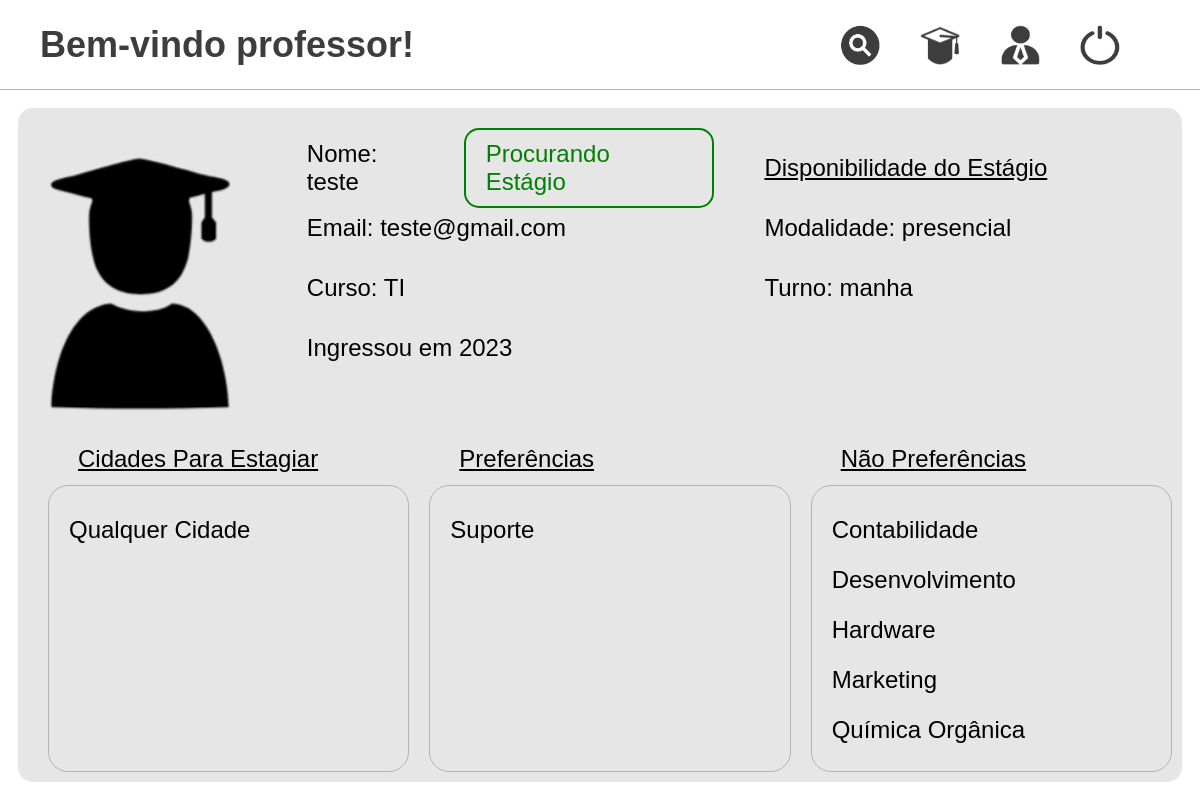
The page /pages/visualizar/visualizarAluno.php?id=22 (signed in) on the database its author committed.
### tables this page shows
CREATE TABLE `foto` (
  `ID_Foto` int(11) NOT NULL,
  `Link_Foto` varchar(255) DEFAULT NULL,
  `Nome_Foto` varchar(100) DEFAULT NULL
);

CREATE TABLE `usuario2` (
  `ID_Usuario` int(11) NOT NULL,
  `Nome` varchar(50) DEFAULT NULL,
  `Sobrenome` varchar(50) DEFAULT NULL,
  `Email` varchar(100) DEFAULT NULL,
  `Senha` varchar(255) DEFAULT NULL,
  `Tipo_Usuario` varchar(20) DEFAULT NULL,
  `Status_Cadastro` varchar(20) DEFAULT 'ativo',
  `ID_Foto` int(11) DEFAULT NULL
);

CREATE TABLE `aluno2` (
  `ID_Aluno` int(11) NOT NULL,
  `Cidade_Estagio` varchar(40) DEFAULT NULL,
  `Turno_Disponivel` varchar(15) DEFAULT NULL,
  `Status_Estagio` varchar(30) DEFAULT NULL,
  `ID_Curso` int(11) DEFAULT NULL,
  `Modalidade` varchar(15) DEFAULT NULL,
  `Ano_Ingresso` int(10) DEFAULT NULL
);

CREATE TABLE `curso` (
  `ID_Curso` int(11) NOT NULL,
  `Nome` varchar(50) DEFAULT NULL
);

CREATE TABLE `usuario_cidade` (
  `ID_Usuario` int(11) NOT NULL,
  `ID_Cidade` int(11) NOT NULL
);

### src/bd/MySQL.php (called while the page is built, shortened)
<?php
class MySQL {
	private $connection;
	public function __construct() {
		$this->connection = new \mysqli(HOST, USUARIO, SENHA, BANCO);
		$this->connection->set_charset("utf8");
	}
	public function search(string $sql, string $types, array $params) : array {
		$stmt = $this->connection->prepare($sql);
		if(!($types == "" || empty($params))) {
			$stmt->bind_param($types, ...$params);
		}
		$stmt->execute();
		$result = $stmt->get_result();
    	return $result ? $result->fetch_all(MYSQLI_ASSOC) : [];
	}
}
?>

### src/classes/Usuario.php (called while the page is built, shortened)
<?php
class Usuario {
    protected int $idUsuario;
    protected int $idFoto;
    protected string $nome;
    protected string $sobrenome;
    protected string $senha;
    protected string $email;
    protected string $tipoUsuario;
    protected string $statusCadastro = "Ativo";
    public function __construct(string $email, string $senha) {
        $this->email = $email;
        $this->senha = $senha;
    }
    public static function findUsuario(int $idUsuario) : Usuario {
        $conexao = new MySQL();
        $tipos = "i";
        $params = [$idUsuario];
        $sql = "SELECT * FROM usuario2 u
        WHERE u.ID_Usuario = ? AND u.Status_Cadastro = 'ativo'";
        $resultados = $conexao->search($sql, $tipos, $params);
        $resultado = $resultados[0];
        $usuario = new Usuario($resultado["Email"], $resultado["Senha"]);
        $usuario->setIdUsuario($resultado["ID_Usuario"]);
        $usuario->setIdFoto($resultado["ID_Foto"]);
        $usuario->setNome($resultado["Nome"]);
        $usuario->setSobrenome($resultado["Sobrenome"]);
        $usuario->setTipoUsuario($resultado["Tipo_Usuario"]);
        $usuario->setStatusCadastro($resultado["Status_Cadastro"]);
        $usuario->setPreferencias();
        return $usuario;
    }
    public function setPreferencias() : void {
        $conexao = new MySQL();
        $tipos = "i";
        $params = [$this->idUsuario];
        $sql = "SELECT * FROM preferencia p
        JOIN usuario_preferencia up ON up.ID_Preferencia = p.ID_Preferencia WHERE up.Prefere = 'sim' AND up.ID_Usuario = ? ORDER BY p.Descricao";
        $resultados = $conexao->search($sql, $tipos, $params);
        $sql = "SELECT * FROM preferencia p
        JOIN usuario_preferencia up ON up.ID_Preferencia = p.ID_Preferencia WHERE up.Prefere = 'nao' AND up.ID_Usuario = ? ORDER BY p.Descricao";
        $resultados = $conexao->search($sql, $tipos, $params);
    }
    public function getIdUsuario() : int {
        return $this->idUsuario;
    }
    public function setIdUsuario(int $idUsuario) : void {
        $this->idUsuario = $idUsuario;
    }
    public function getIdFoto() : int {
        return $this->idFoto;
    }
    public function setIdFoto(int $idFoto) : void {
        $this->idFoto = $idFoto;
    }
    public function getEmail() : string {
        return $this->email;
    }
    public function getNome() : string {
        return $this->nome;
    }
    public function setNome(string $nome) : void {
        $this->nome = $nome;
    }
    public function getSobrenome() : string {
        return $this->sobrenome;
    }
    public function setSobrenome(string $sobrenome) : void {
        $this->sobrenome = $sobrenome;
    }
    public function getSenha() : string {
        return $this->senha;
    }
    public function getTipoUsuario() : string {
        return $this->tipoUsuario;
    }
    public function setTipoUsuario(string $tipoUsuario) : void {
        $this->tipoUsuario = $tipoUsuario;
    }
    public function getStatusCadastro() : string {
        return $this->statusCadastro;
    }
    public function setStatusCadastro(string $statusCadastro) : void {
        $this->statusCadastro = $statusCadastro;
    }
}
?>

### src/classes/Aluno.php (called while the page is built, shortened)
<?php
class Aluno extends Usuario {
    public static function findAluno($idAluno) : Aluno {
        $usuario = parent::findUsuario($idAluno);
        $connection = new MySQL();
        $tipos = "i";
        $params = [$idAluno];
        $sql = "SELECT *, c.Nome AS Nome_Turma FROM aluno2 a JOIN curso c ON c.ID_Curso = a.ID_Curso WHERE a.ID_Aluno = ?";
        $resultados = $connection->search($sql, $tipos, $params);
        $resultado = $resultados[0];
        $aluno = new Aluno($usuario->getEmail(), $usuario->getSenha());
        $aluno->setIdUsuario( $usuario->getIdUsuario() );
        $aluno->setNome( $usuario->getNome() );
        $aluno->setSobrenome( $usuario->getSobrenome() );
        $aluno->setTipoUsuario( $usuario->getTipoUsuario() );
        $aluno->setIdFoto( $usuario->getIdFoto() );
        $aluno->setStatusCadastro( $usuario->getStatusCadastro() );
        $aluno->setPreferencias();
        $aluno->setTurnoDisponivel($resultado["Turno_Disponivel"]);
        $aluno->setStatusEstagio($resultado["Status_Estagio"]);
        $aluno->setModalidade($resultado["Modalidade"]);
        $aluno->setAnoIngresso($resultado["Ano_Ingresso"]);
        $aluno->setIdCurso($resultado["ID_Curso"]);
        $aluno->setCidadesEstagiar();
        return $aluno;
    }
    public function setCidadesEstagiar() : void {
        $conexao = new MySQL();
        $tipos = "i";
        $params = [$this->idUsuario];
        $sql = "SELECT * FROM cidade c JOIN usuario_cidade uc ON uc.ID_Cidade = c.ID_Cidade WHERE uc.ID_Usuario = ? ORDER BY c.UF, c.Nome";
        $resultados = $conexao->search($sql, $tipos, $params);
    }
}
?>

### pages/visualizar/visualizarAluno.php (the view, shortened to what this page needs)
<?php
$aluno = Aluno::findAluno($_GET["id"]);
$foto = $aluno->getFoto();
$curso = $aluno->getCurso();
$preferencias = $aluno->getPreferencias();
$naoPreferencias = $aluno->getNaoPreferencias();
$cidadesEstagiar = $aluno->getCidadesEstagiar();
$linkVisualizarCadastro = $_SESSION["tipoUsuario"] == "Aluno" ? "visualizarAluno.php" : "visualizarProfessor.php";
$linkIcone = $_SESSION["tipoUsuario"] == "Aluno" ? "iconAluno.png" : "iconProf.png";
?>
<!DOCTYPE html>
<html lang="pt-BR">
<head>
    <link rel="stylesheet" href="./../../src/styles/reset.css">
    <link rel="stylesheet" href="./../../src/styles/styleVisualizar.css">
</head>
<body>
    <div class="container">
        <header>
            <section class="texto-inicial">
                <?php echo "<h2>Bem-vindo {$_SESSION['tipoUsuario']}!</h2>"; ?>
            </section>
            <section class="icones">
                <a href="./../pesquisa/pesquisa.php" title="Pesquisa avançada">
                    <img src="./../../icones/pesquisa.png" alt="Icone" class='iconeMenu' id='pesquisa'>
                </a>
                <a href="./../../solicitacoesOrientacao.php" title="Solicitações de Orientação">
                    <img src="./../../icones/solicitacoes.png" alt="Icone" class='iconeMenu' id='solicitacoes'>
                </a>
                <a href="./../../pages/visualizar/<?php echo $linkVisualizarCadastro."?id={$_SESSION["idUsuario"]}"; ?>">
                    <img src="./../../icones/<?php echo $linkIcone; ?>" alt="Icone" class='iconeMenu' id='visualizar' title="Visualizar Cadastro">
                </a>
                <a href="./../../sair.php" title="Logout">
                    <img src="./../../icones/logout.png" alt="Icone" class='iconeMenu' id='logout'>
                </a>
            </section>
        </header>
        <main>
            <div class="content">
                <section class="linha-1">
                    <section class="imagem">
                        <figure>
                            <?php echo "<img src='./../../{$foto->getLinkFoto()}' alt='Foto do Aluno' />"; ?>
                        </figure>
                    </section>
                    <section class="dados-usuario">
                        <?php
                        $status = ucwords($aluno->getStatusEstagio());
                        $cor = str_contains($status, "Procurando") ? "green" : "red";
                        echo "<p>Nome: {$aluno->getNome()} <span class='status' style='color: {$cor}; border: 2px solid {$cor}'>{$status}</span> </p>";
                        echo "<p>Email: {$aluno->getEmail()}</p>";
                        echo "<p>Curso: {$curso->getNome()}</p>";
                        echo "<p>Ingressou em {$aluno->getAnoIngresso()}</p>";
                        ?>
                    </section>
                    <section class="dados-usuario">
                        <p class="titulo-dados">Disponibilidade do Estágio</p>
                        <?php
                        echo "<p>Modalidade: {$aluno->getModalidade()}</p>";
                        echo "<p>Turno: {$aluno->getTurnoDisponivel()}</p>";
                        ?>
                    </section>
                </section>
                <section class="linha-2">
                    <section class="cidades">
                        <p class="titulo-dados">Cidades Para Estagiar</p>
                        <div>
                            <?php
                            foreach($cidadesEstagiar as $cidade) {
                                if($cidade["nome"] == "Todos") {
                                    echo "<p>Qualquer Cidade</p>";
                                    continue;
                                }
                            }
                            ?>
                        </div>
                    </section>
                    <section class="preferencias">
                        <p class="titulo-dados">Preferências</p>
                        <div>
                            <?php
                            foreach($preferencias as $preferencia) {
                                echo "<p>{$preferencia}</p>";
                            }
                            ?>
                        </div>
                    </section>
                    <section class="nao-preferencias">
                        <p class="titulo-dados">Não Preferências</p>
                        <div>
                            <?php
                            foreach($naoPreferencias as $preferencia) {
                                echo "<p>{$preferencia}</p>";
                            }
                            ?>
                        </div>
                    </section>
                </section>
            </div>
        </main>
    </div>
</body>
</html>

### src/styles/styleVisualizar.css (style rules this page uses)
.container { width: 100vw; height: 100vh; display: grid; grid-template-rows: 90px 1fr; grid-template-columns: 100%; }
header, main { width: 100%; height: 100%; }
header { border-bottom: 1px solid #b3b3b3; display: grid; grid-template-columns: 70% 30%; }
.texto-inicial { padding-left: 40px; display: flex; align-items: center; }
.texto-inicial h2 { font-size: 36px; color: #3d3d3d; font-family:Arial, Helvetica, sans-serif; }
.icones { display: grid; grid-template-columns: repeat(auto-fill, minmax(auto, 80px)); align-items: center; }
.icones a { display: inline-block; width: 40px; height: 40px; }
.icones a img { width: 100%; height: 100%; }
main { display: flex; justify-content: center; align-items: center; overflow: hidden; }
.content { width: 97%; height: 95%; background-color: rgb(230, 230, 230); border-radius: 15px; padding: 10px; display: grid; grid-template-rows: 50% 50%; grid-template-columns: 100%; }
.linha-1 { display: grid; grid-template-columns: 20% 40% 40%; }
.imagem figure { width: 100%; height: 100%; display: flex; justify-content: center; align-items: center; }
.imagem figure img { width: auto; height: 80%; filter: brightness(0); }
.dados-usuario { height: 100%; padding-left: 50px; padding-top: 20px; display: grid; grid-template-rows: repeat(auto-fill, minmax(auto, 60px)); grid-template-columns: 100%; }
.dados-usuario > p { display: flex; flex-direction: row; align-items: center; }
.status { margin-left: 30px; padding: 10px 20px; color: green; border: 2px solid green; border-radius: 15px; }
.linha-2 { display: grid; grid-template-rows: 100%; grid-template-columns: repeat(3, 1fr); }
.linha-2 section { padding-left: 20px; display: grid; grid-template-rows: 40px 1fr; grid-template-columns: 100%; }
.linha-2 > section > p { padding-left: 30px; }
.titulo-dados { text-decoration: underline; }
.linha-2 section div { width: 100%; height: 100%; padding: 30px 20px; display: grid; grid-template-columns: 100%; grid-auto-rows: 50px; border: 1px solid #b3b3b3; border-radius: 20px; overflow-y: scroll; }

### rows shown on the page
foto: Link_Foto (picture)
usuario2: Nome "teste", Email "teste@gmail.com"
aluno2: Status_Estagio "Procurando Estágio", Ano_Ingresso "2023", Modalidade "presencial", Turno_Disponivel "manha"
curso: Nome "TI"

### other values the page prints
$_SESSION['tipoUsuario'] "professor"
$preferencia "Suporte"
$preferencia "Contabilidade"
$preferencia "Desenvolvimento"
$preferencia "Hardware"
$preferencia "Marketing"
$preferencia "Química Orgânica"
